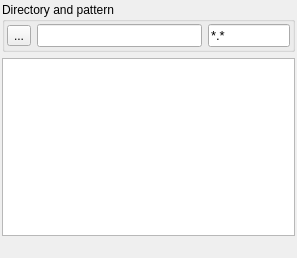
<?xml version="1.0" encoding="UTF-8"?>
<ui version="4.0">
 <class>Monitor</class>
 <widget class="QMainWindow" name="Monitor">
  <property name="geometry">
   <rect>
    <x>0</x>
    <y>0</y>
    <width>297</width>
    <height>258</height>
   </rect>
  </property>
  <property name="windowTitle">
   <string>Monitor</string>
  </property>
  <widget class="QWidget" name="centralwidget">
   <layout class="QGridLayout" name="gridLayout_2">
    <property name="leftMargin">
     <number>2</number>
    </property>
    <property name="topMargin">
     <number>2</number>
    </property>
    <property name="rightMargin">
     <number>2</number>
    </property>
    <property name="bottomMargin">
     <number>2</number>
    </property>
    <item row="0" column="0">
     <widget class="QGroupBox" name="groupBox">
      <property name="title">
       <string>Directory and pattern</string>
      </property>
      <layout class="QGridLayout" name="gridLayout" columnstretch="0,2,1">
       <property name="leftMargin">
        <number>2</number>
       </property>
       <property name="topMargin">
        <number>2</number>
       </property>
       <property name="rightMargin">
        <number>2</number>
       </property>
       <property name="bottomMargin">
        <number>2</number>
       </property>
       <item row="0" column="1">
        <widget class="QLineEdit" name="lineEdit">
         <property name="font">
          <font>
           <pointsize>10</pointsize>
          </font>
         </property>
         <property name="neutrinoSave" stdset="0">
          <bool>true</bool>
         </property>
        </widget>
       </item>
       <item row="0" column="0">
        <widget class="QToolButton" name="changeDir">
         <property name="toolTip">
          <string>Change directory</string>
         </property>
         <property name="text">
          <string>...</string>
         </property>
         <property name="icon">
          <iconset resource="../../../build-neutrinoMaster-Brew-Debug/src/qrc/icons.qrc">
           <normaloff>:/icons/dir.png</normaloff>:/icons/dir.png</iconset>
         </property>
         <property name="iconSize">
          <size>
           <width>20</width>
           <height>20</height>
          </size>
         </property>
        </widget>
       </item>
       <item row="0" column="2">
        <widget class="QLineEdit" name="pattern">
         <property name="font">
          <font>
           <pointsize>10</pointsize>
          </font>
         </property>
         <property name="text">
          <string>*.*</string>
         </property>
         <property name="neutrinoSave" stdset="0">
          <bool>true</bool>
         </property>
        </widget>
       </item>
      </layout>
     </widget>
    </item>
    <item row="1" column="0">
     <widget class="QListView" name="listView">
      <property name="font">
       <font>
        <pointsize>10</pointsize>
       </font>
      </property>
      <property name="mouseTracking">
       <bool>true</bool>
      </property>
      <property name="editTriggers">
       <set>QAbstractItemView::AllEditTriggers</set>
      </property>
      <property name="selectionMode">
       <enum>QAbstractItemView::ExtendedSelection</enum>
      </property>
     </widget>
    </item>
   </layout>
  </widget>
  <widget class="QStatusBar" name="statusBar">
   <property name="font">
    <font>
     <pointsize>10</pointsize>
    </font>
   </property>
   <property name="sizeGripEnabled">
    <bool>false</bool>
   </property>
  </widget>
 </widget>
 <resources>
  <include location="../../../build-neutrinoMaster-Brew-Debug/src/qrc/icons.qrc"/>
 </resources>
 <connections/>
</ui>
